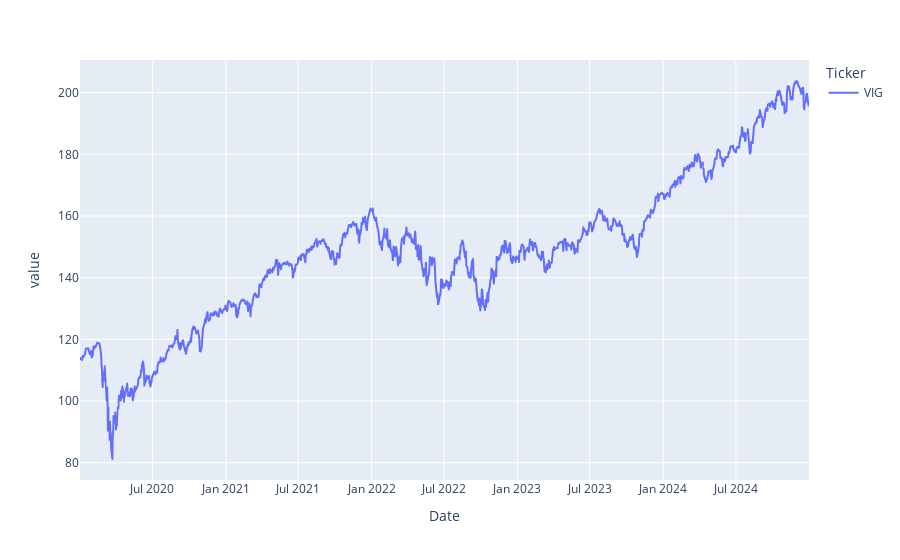

Notebook code for this chart:
### Code cell
# Vanguard Dividend Appreciation ETF
divappr_data = yf.download('VIG', start=start_date, end=end_date)['Close']
px.line(divappr_data)

### Figure 1 — Plotly figure (JSON) as saved in the notebook; plotly's stock layout.template omitted (floating-point values rounded to 4 significant figures; data arrays with more than 128 entries replaced by an {"elided": "..."} marker saying what was removed)
{"data": [{"hovertemplate": "Ticker=VIG<br>Date=%{x}<br>value=%{y}<extra></extra>", "legendgroup": "VIG", "line": {"color": "#636efa", "dash": "solid"}, "marker": {"symbol": "circle"}, "mode": "lines", "name": "VIG", "showlegend": true, "type": "scattergl", "x": {"elided": "1258 str values"}, "xaxis": "x", "y": {"elided": "1258 float values"}, "yaxis": "y"}], "layout": {"autosize": true, "legend": {"title": {"text": "Ticker"}, "tracegroupgap": 0}, "margin": {"t": 60}, "xaxis": {"anchor": "y", "autorange": true, "domain": [0, 1], "range": ["2020-01-02", "2024-12-31"], "title": {"text": "Date"}, "type": "date"}, "yaxis": {"anchor": "x", "autorange": true, "domain": [0, 1], "range": [74.4, 210.6], "title": {"text": "value"}, "type": "linear"}}}
